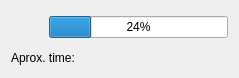
<?xml version="1.0" encoding="UTF-8"?>
<ui version="4.0">
 <class>WidgetBattery</class>
 <widget class="QWidget" name="WidgetBattery">
  <property name="geometry">
   <rect>
    <x>0</x>
    <y>0</y>
    <width>239</width>
    <height>78</height>
   </rect>
  </property>
  <property name="windowTitle">
   <string>Form</string>
  </property>
  <layout class="QVBoxLayout" name="verticalLayout">
   <item>
    <layout class="QHBoxLayout" name="horizontalLayout_3">
     <item>
      <widget class="QLabel" name="battIcon">
       <property name="minimumSize">
        <size>
         <width>32</width>
         <height>32</height>
        </size>
       </property>
       <property name="maximumSize">
        <size>
         <width>32</width>
         <height>32</height>
        </size>
       </property>
       <property name="text">
        <string/>
       </property>
       <property name="pixmap">
        <pixmap resource="../dpower.qrc">:/images/battery.png</pixmap>
       </property>
       <property name="scaledContents">
        <bool>true</bool>
       </property>
      </widget>
     </item>
     <item>
      <widget class="QProgressBar" name="capacity">
       <property name="styleSheet">
        <string notr="true">/*QProgressBar {
border: 1px solid black;
text-align: top;
padding: 1px;
border-bottom-right-radius: 7px;
border-bottom-left-radius: 7px;
border-top-right-radius: 7px;
border-top-left-radius: 7px;
background: QLinearGradient( x1: 0, y1: 0, x2: 1, y2: 0,
stop: 0 #fff,
stop: 0.4999 #eee,
stop: 0.5 #ddd,
stop: 1 #eee );
width: 15px;
height: 10px;
}

QProgressBar::chunk {
background: QLinearGradient( x1: 0, y1: 0, x2: 1, y2: 0,
stop: 0 #78d,
stop: 0.4999 #46a,
stop: 0.5 #45a,
stop: 1 #238 );
border-bottom-right-radius: 7px;
border-bottom-left-radius: 7px;
border-top-right-radius: 7px;
border-top-left-radius: 7px;
border: 1px solid black;
}*/</string>
       </property>
       <property name="value">
        <number>24</number>
       </property>
      </widget>
     </item>
    </layout>
   </item>
   <item>
    <layout class="QHBoxLayout" name="horizontalLayout">
     <item>
      <widget class="QLabel" name="statusText">
       <property name="text">
        <string>Aprox. time:</string>
       </property>
      </widget>
     </item>
     <item>
      <spacer name="horizontalSpacer_3">
       <property name="orientation">
        <enum>Qt::Horizontal</enum>
       </property>
       <property name="sizeHint" stdset="0">
        <size>
         <width>13</width>
         <height>17</height>
        </size>
       </property>
      </spacer>
     </item>
    </layout>
   </item>
  </layout>
 </widget>
 <resources>
  <include location="../dpower.qrc"/>
 </resources>
 <connections/>
</ui>
